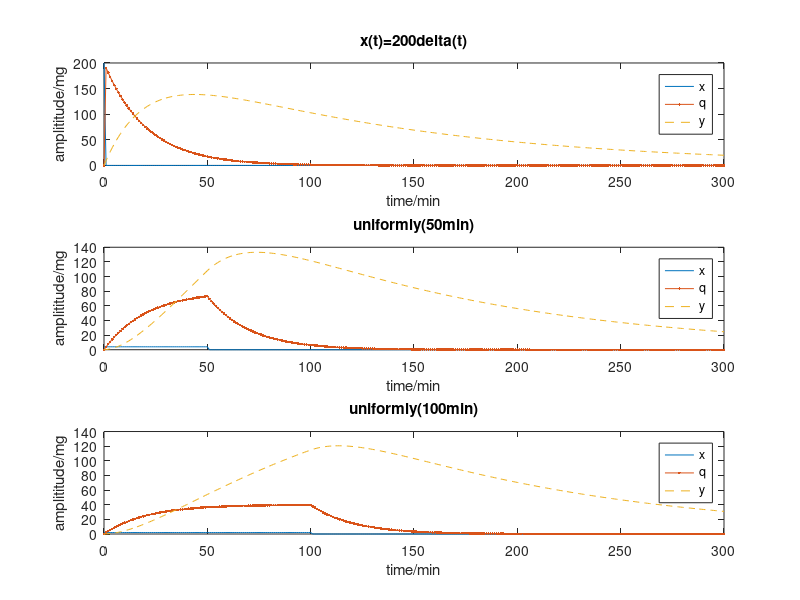

Recreate this plot in MATLAB.


%% b

clear all; close all; clc;
dt = 1;
k1 = 3/60;
k2 = 0.5/60;


%% c,d,e,f

%cd

t = 0:dt:300;
L = length(t);

subplot(311);
x1 = zeros(size(t));
a = find(t==0);
x1(a)=200/dt;

x11 = zeros(size(t));
a1 = find(t==0);
x11(a1)=200;

plot(t,x11);
xlabel('time/min')
ylabel('amplititude/mg')
title('x(t)=200delta(t)')

hold on

q1 = zeros(size(t));
y1 = zeros(size(t));

for i=2:L
    q1(i) = ( x1(i-1)*dt+q1(i-1) )/( 1+k1*dt );
    y1(i) = ( q1(i)*dt*k1+y1(i-1) )/( 1+k2*dt );
end

plot(t,q1,'.-');
hold on

plot(t,y1,'--');
legend('x','q','y');



%e

subplot(312);
x2 = zeros(size(t));
a2 = find(t==0);
b2 = find(t==50);
x2(a2:b2)=4/dt;

x21 = zeros(size(t));
a21 = find(t==0);
b21 = find(t==50);
x21(a21:b21)=4;

plot(t,x21);
xlabel('time/min')
ylabel('amplititude/mg')
title('uniformly(50min)')

hold on

q2 = zeros(size(t));
y2 = zeros(size(t));

for i=2:L
    q2(i) = ( x2(i)*dt+q2(i-1) )/( 1+k1*dt );
    y2(i) = ( q2(i)*dt*k1+y2(i-1) )/( 1+k2*dt );
end

plot(t,q2,'.-');
hold on

plot(t,y2,'--');
legend('x','q','y');


%f

subplot(313);
x3 = zeros(size(t));
a3 = find(t==0);
b3 = find(t==100);
x3(a3:b3)=2/dt;

x31 = zeros(size(t));
a31 = find(t==0);
b31 = find(t==100);
x31(a31:b31)=2;

plot(t,x31);
xlabel('time/min')
ylabel('amplititude/mg')
title('uniformly(100min)')
hold on

q3 = zeros(size(t));
y3 = zeros(size(t));

for i=2:L
    q3(i) = ( x3(i)*dt+q3(i-1) )/( 1+k1*dt );
    y3(i) = ( q3(i)*dt*k1+y3(i-1) )/( 1+k2*dt );
end

plot(t,q3,'.-');
hold on

plot(t,y3,'--');
legend('x','q','y');










    
    








